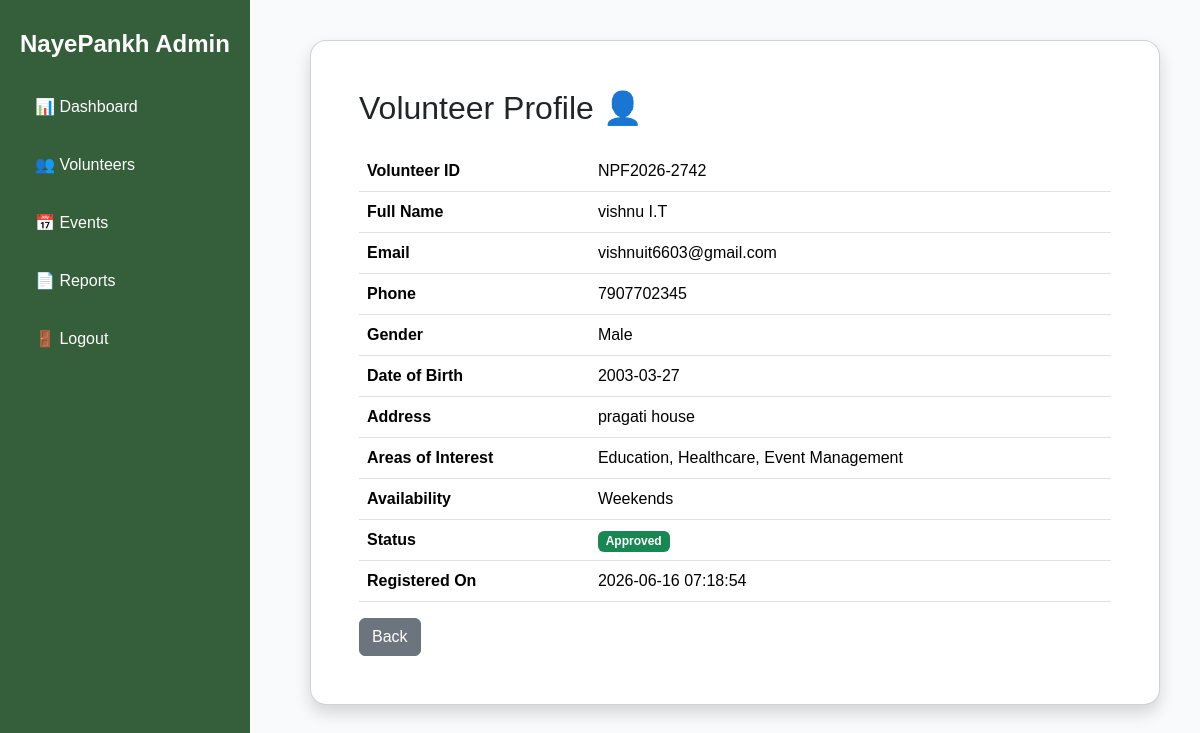
The app's page /admin/view_volunteer.php?id=4 (signed in) with its own data.
### tables this page shows
CREATE TABLE `volunteers` (
  `volunteer_id` int(11) NOT NULL,
  `volunteer_code` varchar(20) DEFAULT NULL,
  `full_name` varchar(100) NOT NULL,
  `email` varchar(100) NOT NULL,
  `phone` varchar(15) NOT NULL,
  `gender` enum('Male','Female','Other') DEFAULT NULL,
  `dob` date DEFAULT NULL,
  `address` text DEFAULT NULL,
  `skills` varchar(255) DEFAULT NULL,
  `availability` varchar(100) DEFAULT NULL,
  `password` varchar(255) NOT NULL,
  `profile_photo` varchar(255) DEFAULT NULL,
  `created_at` timestamp NOT NULL DEFAULT current_timestamp(),
  `status` enum('Pending','Approved','Inactive') DEFAULT 'Pending',
  `profile_picture` varchar(255) DEFAULT NULL
);

### admin/view_volunteer.php (the view, shortened to what this page needs)
<?php
include '../config/db.php';
$id = $_GET['id'];
$stmt = $conn->prepare(
    "SELECT * FROM volunteers WHERE volunteer_id = ?"
);
$stmt->bind_param("i", $id);
$stmt->execute();
$result = $stmt->get_result();
$volunteer = $result->fetch_assoc();
?>
<!DOCTYPE html>
<html>
<head>
    <link href="https://cdn.jsdelivr.net/npm/bootstrap@5.3.3/dist/css/bootstrap.min.css"
          rel="stylesheet">
    <link rel="stylesheet"
          href="../assets/css/style.css">
</head>
<body>
<?php include '../includes/admin_sidebar.php'; ?>
<div class="admin-content">
    <div class="card shadow rounded-4">
        <div class="card-body p-5">
            <h2 class="mb-4">
                Volunteer Profile 👤
            </h2>
            <table class="table">
                <tr>
                    <th>Volunteer ID</th>
                    <td><?php echo $volunteer['volunteer_code']; ?></td>
                </tr>
                <tr>
                    <th>Full Name</th>
                    <td><?php echo htmlspecialchars($volunteer['full_name']); ?></td>
                </tr>
                <tr>
                    <th>Email</th>
                    <td><?php echo htmlspecialchars($volunteer['email']); ?></td>
                </tr>
                <tr>
                    <th>Phone</th>
                    <td><?php echo htmlspecialchars($volunteer['phone']); ?></td>
                </tr>
                <tr>
                    <th>Gender</th>
                    <td><?php echo $volunteer['gender']; ?></td>
                </tr>
                <tr>
                    <th>Date of Birth</th>
                    <td><?php echo $volunteer['dob']; ?></td>
                </tr>
                <tr>
                    <th>Address</th>
                    <td><?php echo htmlspecialchars($volunteer['address']); ?></td>
                </tr>
                <tr>
                    <th>Areas of Interest</th>
                    <td><?php echo htmlspecialchars($volunteer['skills']); ?></td>
                </tr>
                <tr>
                    <th>Availability</th>
                    <td><?php echo $volunteer['availability']; ?></td>
                </tr>
                <tr>
                    <th>Status</th>
                    <td>
                        <span class="badge bg-success">
                            <?php echo $volunteer['status']; ?>
                        </span>
                    </td>
                </tr>
                <tr>
                    <th>Registered On</th>
                    <td><?php echo $volunteer['created_at']; ?></td>
                </tr>
            </table>
            <a href="volunteers.php"
               class="btn btn-secondary">
                Back
            </a>
        </div>
    </div>
</div>
</body>
</html>

### assets/css/style.css (style rules this page uses)
body { font-family: 'Poppins', sans-serif; background-color: #F8FAFC; }
.admin-content { margin-left: 270px; padding: 40px; }

### records on screen
volunteers: volunteer_code "NPF2026-2742", full_name "vishnu I.T", email "vishnuit6603@gmail.com", phone "7907702345", gender "Male", dob "2003-03-27", address "pragati house", skills "Education, Healthcare, Event Management", availability "Weekends", status "Approved", created_at "2026-06-16 07:18:54"
